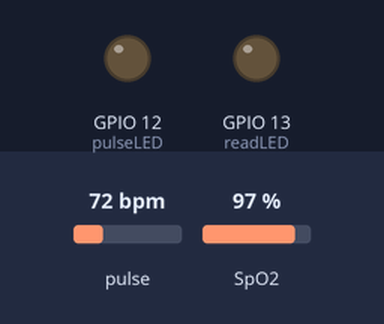
This sketch was run on a simulated ESP8266 (NodeMCU). On the bench: output pins drawn as LEDs (lit = HIGH). The test bench sets the inputs (shaded band); at power-on: pulse 72 bpm, SpO2 97 %. WiFi joins after 1.5 s; servers stay silent unless stated; uploads are accepted with an empty reply; what the sketch prints to the serial monitor is not drawn.

Above: at 2.5 s.
At 4.14 s:
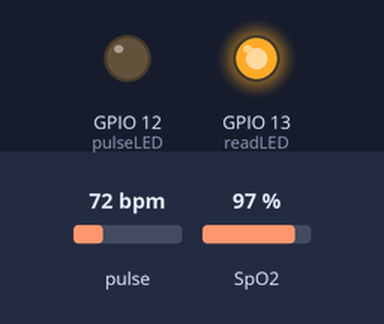
Timing chart, 0 to 4.5 s (numbered marks = the images above):
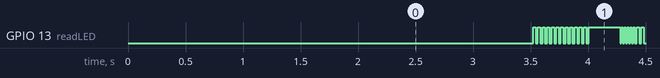

Measured:
- by itself, GPIO 13 (readLED): repeats every 1.2 s: HIGH 0.27 s, 12 × (LOW 0.01 s, HIGH 0.01 s), LOW 0.27 s, 12 × (HIGH 0.01 s, LOW 0.01 s)

The sketch:

max30102_main.ino
```cpp
#include <ESP8266WiFi.h>
#include <Wire.h>
#include "MAX30105.h"
#include "spo2_algorithm.h"
#include "heartRate.h"


int myBPM = 0, mySPO2 = 0;

const unsigned long WIFI_CONNECT_TIMEOUT = 5000; // Wi-Fi connection timeout in milliseconds


/*------------------------------------MAX30100 Param--------------------*/
MAX30105 particleSensor;

#define MAX_BRIGHTNESS 255

#if defined(__AVR_ATmega328P__) || defined(__AVR_ATmega168__)
//Arduino Uno doesn't have enough SRAM to store 100 samples of IR led data and red led data in 32-bit format
//To solve this problem, 16-bit MSB of the sampled data will be truncated. Samples become 16-bit data.
uint16_t irBuffer[100]; //infrared LED sensor data
uint16_t redBuffer[100];  //red LED sensor data
#else
uint32_t irBuffer[100]; //infrared LED sensor data
uint32_t redBuffer[100];  //red LED sensor data
#endif

int32_t bufferLength; //data length
int32_t spo2; //SPO2 value
int8_t validSPO2; //indicator to show if the SPO2 calculation is valid
int32_t heartRate; //heart rate value
int8_t validHeartRate; //indicator to show if the heart rate calculation is valid
int32_t updatedSPO2 = 0, updatedBPM = 0;

byte pulseLED = 12; //Must be on PWM pin
byte readLED = 13; //Blinks with each data read
///*------------------------------------MAX30100 Param--------------------*/


/*----------------------------wifi param--------------------------------*/
// Insert your network credentials
char ssid[50] = "PHONG TRO 36/4 -1";
char pass[50] = "0934085190";
char userID[5] = "46";
char phone[12] = "12345";

char* host = "192.168.1.214";
WiFiClient wifiClient;
/*----------------------------wifi param--------------------------------*/


void connect_wifi() {
  Serial.print("Connecting to ");
  Serial.println(ssid);

  // Connect to the WiFi
  WiFi.begin(ssid, pass);
  Serial.print("Connecting to ");
  Serial.print(ssid);
  while (WiFi.status() != WL_CONNECTED) {
    Serial.print(".");
    delay(500);
  }

  // Debugging – Output the IP Address of the ESP8266
  Serial.println("WiFi connected");
  Serial.print("IP address: ");
  Serial.println(WiFi.localIP());
}


void getWifiInfor() {
  Serial.println("Enter Wi-Fi SSID:");
  while (Serial.available() == 0) {
    // Wait for user input
  }
  Serial.readBytesUntil('\n', ssid, sizeof(ssid) - 1); // Read the user input until newline character
  ssid[sizeof(ssid) - 1] = '\0'; // Add null termination to make it a valid string

  delay(1000);
  Serial.println("Enter Wi-Fi password:");
  while (Serial.available() == 0) {
    // Wait for user input
  }
  Serial.readBytesUntil('\n', pass, sizeof(pass) - 1); // Read the user input until newline character
  pass[sizeof(pass) - 1] = '\0'; // Add null termination to make it a valid string

  Serial.println("Wi-Fi credentials received! Please wait...");
  connect_wifi();
}


void verifyWifiConnection() {
  bool connected = false;

  while (!connected) {
    // Call the function to get Wi-Fi credentials
    getWifiInfor();

    // Attempt to connect to Wi-Fi
    unsigned long startTime = millis(); // Get the current time
    while (millis() - startTime < WIFI_CONNECT_TIMEOUT) {
      // Check if Wi-Fi connection is successful
      if (WiFi.status() == WL_CONNECTED) {
        connected = true;
        break;
      }
      // Wait a short delay before retrying
      delay(500);
    }

    if (connected) {
      Serial.println("Connected to Wi-Fi!");
      // Continue with your code logic
      // ...
    } else {
      Serial.println("Failed to connect to Wi-Fi. Please try again.");
    }
  }
}


void sendDataToDB() {
  //--------------------------------- Use WiFiClient class to create TCP connections-----------------------------------

  const int httpPort = 80;
  if (!wifiClient.connect(host, httpPort)) {
    Serial.println("connection failed");
    return;
  }


  Serial.print("connecting to ");
  Serial.println(host);


  // This will send the request to the server
  wifiClient.print(String("GET http://192.168.1.214/index1.php?") +
                   ("&bpm=") + updatedBPM +
                   ("&spo2=") + updatedSPO2 +
                   ("&phone=") + phone +
                   ("&userId=") + userID +
                   " HTTP/1.1\r\n" +
                   "Host: " + host + "\r\n" +
                   "Connection: close\r\n\r\n");
  unsigned long timeout = millis();
  while (wifiClient.available() == 0) {
    if (millis() - timeout > 1000) {
      Serial.println(">>> Client Timeout !");
      wifiClient.stop();
      return;
    }
  }
  //--------------------------------- Use WiFiClient class to create TCP connections-----------------------------------
}


void getUserID() {
  Serial.println("Enter User ID:");
  while (Serial.available() == 0) {
    // Wait for user input
  }
  Serial.readBytesUntil('\n', userID, sizeof(userID) - 1); // Read the user input until newline character
  userID[sizeof(userID) - 1] = '\0'; // Add null termination to make it a valid string

  delay(200);
}


void setup() {
  // put your setup code here, to run once:
  Serial.begin(115200);

//  verifyWifiConnection();
//  getUserID();
  connect_wifi();


  /*---------------------------MAX30100 begin------------------------------*/
  pinMode(pulseLED, OUTPUT);
  pinMode(readLED, OUTPUT);

  // Initialize sensor
  if (!particleSensor.begin(Wire, I2C_SPEED_FAST)) //Use default I2C port, 400kHz speed
  {
    Serial.println(F("MAX30105 was not found. Please check wiring/power."));
    yield();
    while (1);
  }
  Serial.println("Connection OK");


  byte ledBrightness = 50; //Options: 0=Off to 255=50mA
  byte sampleAverage = 4; //Options: 1, 2, 4, 8, 16, 32
  byte ledMode = 2; //Options: 1 = Red only, 2 = Red + IR, 3 = Red + IR + Green
  byte sampleRate = 200; //Options: 50, 100, 200, 400, 800, 1000, 1600, 3200
  int pulseWidth = 69; //Options: 69, 118, 215, 411
  int adcRange = 16384; //Options: 2048, 4096, 8192, 16384

  particleSensor.setup(ledBrightness, sampleAverage, ledMode, sampleRate, pulseWidth, adcRange); //Configure sensor with these settings
  /*---------------------------MAX30100 begin------------------------------*/
}

void loop() {


  /*--------------------------------------Read max30102 DAta--------------------------------*/
  bufferLength = 100; //buffer length of 100 stores 4 seconds of samples running at 25sps

  //read the first 100 samples, and determine the signal range
  for (byte i = 0 ; i < bufferLength ; i++)
  {
    while (particleSensor.available() == false) //do we have new data?
      particleSensor.check(); //Check the sensor for new data

    redBuffer[i] = particleSensor.getRed();
    irBuffer[i] = particleSensor.getIR();
    particleSensor.nextSample(); //We're finished with this sample so move to next sample

    Serial.print(F("red="));
    Serial.print(redBuffer[i], DEC);
    Serial.print(F(", ir="));
    Serial.println(irBuffer[i], DEC);
  }

  //calculate heart rate and SpO2 after first 100 samples (first 4 seconds of samples)
  maxim_heart_rate_and_oxygen_saturation(irBuffer, bufferLength, redBuffer, &spo2, &validSPO2, &heartRate, &validHeartRate);

  //Continuously taking samples from MAX30102.  Heart rate and SpO2 are calculated every 1 second
  while (1)
  {
    //dumping the first 25 sets of samples in the memory and shift the last 75 sets of samples to the top
    for (byte i = 25; i < 100; i++)
    {
      redBuffer[i - 25] = redBuffer[i];
      irBuffer[i - 25] = irBuffer[i];
    }

    //take 25 sets of samples before calculating the heart rate.
    for (byte i = 75; i < 100; i++)
    {
      while (particleSensor.available() == false) //do we have new data?
        particleSensor.check(); //Check the sensor for new data

      digitalWrite(readLED, !digitalRead(readLED)); //Blink onboard LED with every data read

      redBuffer[i] = particleSensor.getRed();
      irBuffer[i] = particleSensor.getIR();
      particleSensor.nextSample(); //We're finished with this sample so move to next sample


      //trash calculate
      myBPM = redBuffer[i] / 430;
      mySPO2 = irBuffer[i] / 460;

      //send samples and calculation result to terminal program through UART
      Serial.print(F("red="));
      Serial.print(redBuffer[i], DEC);
      Serial.print(F(", ir="));
      Serial.print(irBuffer[i], DEC);

      Serial.print(F(", HR="));
      Serial.print(myBPM, DEC);

      Serial.print(F(", HRvalid="));
      Serial.print(validHeartRate, DEC);

      Serial.print(F(", SPO2="));
      Serial.print(mySPO2, DEC);

      Serial.print(F(", SPO2Valid="));
      Serial.println(validSPO2, DEC);

      if (validHeartRate) updatedBPM = myBPM;
      if (validSPO2) updatedSPO2 = mySPO2;
    }


    sendDataToDB();

    //After gathering 25 new samples recalculate HR and SP02
    maxim_heart_rate_and_oxygen_saturation(irBuffer, bufferLength, redBuffer, &spo2, &validSPO2, &heartRate, &validHeartRate);

  }


}
```
